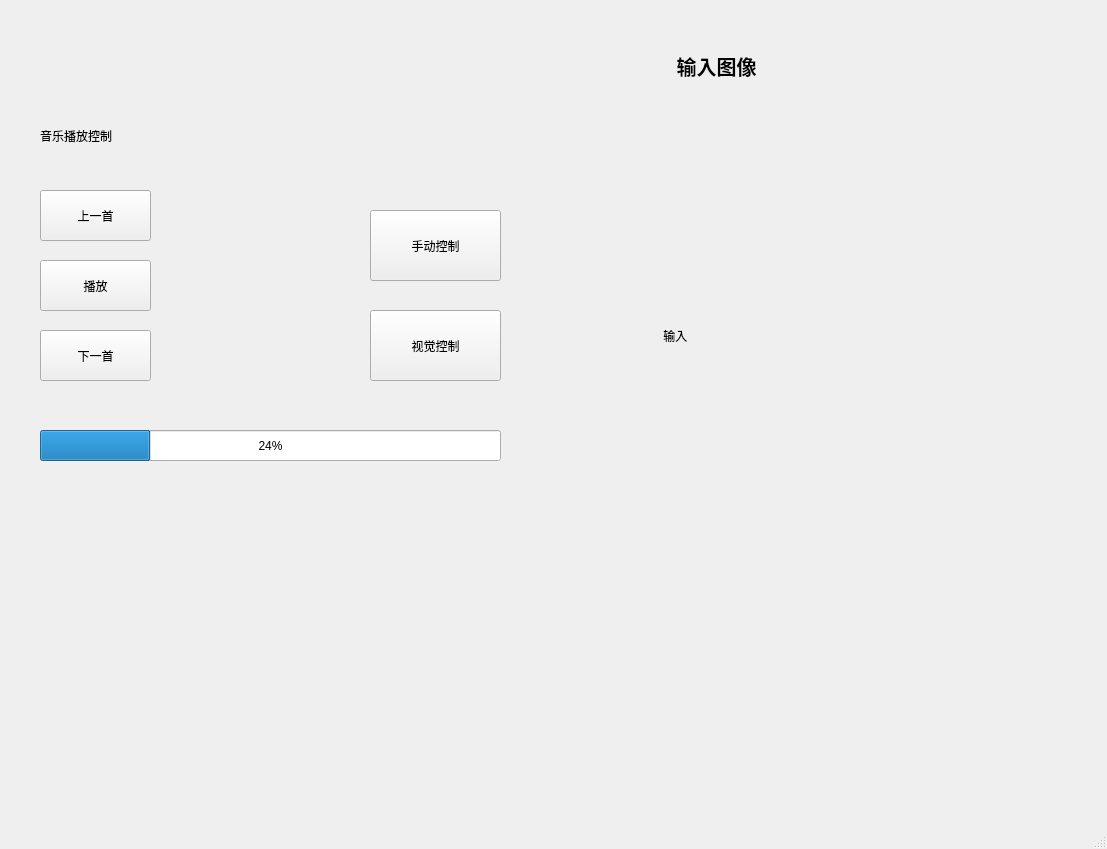
<?xml version="1.0" encoding="UTF-8"?>
<ui version="4.0">
 <class>MainWindow</class>
 <widget class="QMainWindow" name="MainWindow">
  <property name="geometry">
   <rect>
    <x>0</x>
    <y>0</y>
    <width>1107</width>
    <height>849</height>
   </rect>
  </property>
  <property name="windowTitle">
   <string>MainWindow</string>
  </property>
  <widget class="QWidget" name="centralwidget">
   <widget class="QWidget" name="widget" native="true">
    <property name="geometry">
     <rect>
      <x>550</x>
      <y>0</y>
      <width>451</width>
      <height>541</height>
     </rect>
    </property>
    <widget class="QLabel" name="label_3">
     <property name="geometry">
      <rect>
       <x>70</x>
       <y>130</y>
       <width>301</width>
       <height>411</height>
      </rect>
     </property>
     <property name="text">
      <string>             输入</string>
     </property>
    </widget>
    <widget class="QLabel" name="label_2">
     <property name="geometry">
      <rect>
       <x>110</x>
       <y>30</y>
       <width>191</width>
       <height>71</height>
      </rect>
     </property>
     <property name="font">
      <font>
       <pointsize>15</pointsize>
       <weight>75</weight>
       <bold>true</bold>
      </font>
     </property>
     <property name="acceptDrops">
      <bool>true</bool>
     </property>
     <property name="text">
      <string>   输入图像</string>
     </property>
    </widget>
   </widget>
   <widget class="QWidget" name="widget_2" native="true">
    <property name="geometry">
     <rect>
      <x>40</x>
      <y>120</y>
      <width>461</width>
      <height>261</height>
     </rect>
    </property>
    <widget class="QLabel" name="label">
     <property name="geometry">
      <rect>
       <x>0</x>
       <y>0</y>
       <width>101</width>
       <height>31</height>
      </rect>
     </property>
     <property name="text">
      <string>音乐播放控制</string>
     </property>
    </widget>
    <widget class="QWidget" name="widget_3" native="true">
     <property name="geometry">
      <rect>
       <x>0</x>
       <y>70</y>
       <width>111</width>
       <height>191</height>
      </rect>
     </property>
     <widget class="QPushButton" name="last_song_button">
      <property name="geometry">
       <rect>
        <x>0</x>
        <y>0</y>
        <width>111</width>
        <height>51</height>
       </rect>
      </property>
      <property name="text">
       <string>上一首</string>
      </property>
     </widget>
     <widget class="QPushButton" name="play_button">
      <property name="geometry">
       <rect>
        <x>0</x>
        <y>70</y>
        <width>111</width>
        <height>51</height>
       </rect>
      </property>
      <property name="text">
       <string>播放</string>
      </property>
     </widget>
     <widget class="QPushButton" name="next_song_button">
      <property name="geometry">
       <rect>
        <x>0</x>
        <y>140</y>
        <width>111</width>
        <height>51</height>
       </rect>
      </property>
      <property name="text">
       <string>下一首</string>
      </property>
     </widget>
    </widget>
    <widget class="QWidget" name="widget_4" native="true">
     <property name="geometry">
      <rect>
       <x>330</x>
       <y>90</y>
       <width>131</width>
       <height>171</height>
      </rect>
     </property>
     <widget class="QPushButton" name="ManualButton">
      <property name="geometry">
       <rect>
        <x>0</x>
        <y>0</y>
        <width>131</width>
        <height>71</height>
       </rect>
      </property>
      <property name="text">
       <string>手动控制</string>
      </property>
     </widget>
     <widget class="QPushButton" name="VisualButton">
      <property name="geometry">
       <rect>
        <x>0</x>
        <y>100</y>
        <width>131</width>
        <height>71</height>
       </rect>
      </property>
      <property name="text">
       <string>视觉控制</string>
      </property>
     </widget>
    </widget>
   </widget>
   <widget class="QProgressBar" name="PlayBar">
    <property name="geometry">
     <rect>
      <x>40</x>
      <y>430</y>
      <width>461</width>
      <height>31</height>
     </rect>
    </property>
    <property name="value">
     <number>24</number>
    </property>
   </widget>
  </widget>
  <widget class="QMenuBar" name="menubar">
   <property name="geometry">
    <rect>
     <x>0</x>
     <y>0</y>
     <width>1107</width>
     <height>26</height>
    </rect>
   </property>
  </widget>
  <widget class="QStatusBar" name="statusbar"/>
 </widget>
 <resources/>
 <connections/>
</ui>
